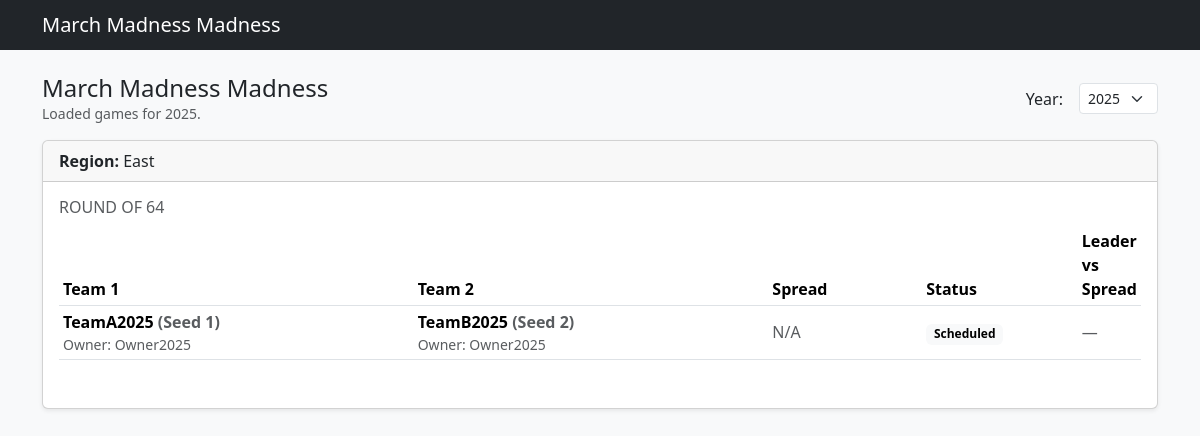
The page / on the database its author committed.
### models.py (models this page shows, shortened)
class Game(db.Model):
    id = db.Column(db.Integer, primary_key=True)
    year = db.Column(db.Integer, nullable=False,
                     index=True, default=current_year)
    round = db.Column(db.String(20), nullable=False)
    region = db.Column(db.String(50), nullable=True)
    team1_id = db.Column(db.Integer, db.ForeignKey("team.id"))
    team2_id = db.Column(db.Integer, db.ForeignKey("team.id"))
    team1_owner_id = db.Column(
        db.Integer, db.ForeignKey("participant.id"), nullable=True)
    team2_owner_id = db.Column(
        db.Integer, db.ForeignKey("participant.id"), nullable=True)
    spread = db.Column(db.Float, nullable=True)
    spread_favorite_team_id = db.Column(
        db.Integer, db.ForeignKey("team.id"), nullable=True)
    team1_score = db.Column(db.Integer, nullable=True)
    team2_score = db.Column(db.Integer, nullable=True)
    winner_id = db.Column(db.Integer, db.ForeignKey("team.id"), nullable=True)
    status = db.Column(db.String(20), default="Scheduled", nullable=False)
    game_time = db.Column(db.DateTime, nullable=True)
    next_game_id = db.Column(
        db.Integer, db.ForeignKey("game.id"), nullable=True)
    next_game_slot = db.Column(db.Integer, nullable=True)  # 1 or 2
    team1 = db.relationship("Team", foreign_keys=[team1_id], lazy="joined")
    team2 = db.relationship("Team", foreign_keys=[team2_id], lazy="joined")
    team1_owner = db.relationship("Participant", foreign_keys=[
                                  team1_owner_id], lazy="joined")
    team2_owner = db.relationship("Participant", foreign_keys=[
                                  team2_owner_id], lazy="joined")
    spread_favorite_team = db.relationship(
        "Team", foreign_keys=[spread_favorite_team_id], lazy="joined")
    winner = db.relationship("Team", foreign_keys=[winner_id], lazy="joined")
    next_game = db.relationship("Game", remote_side=[id], lazy="joined")
    def spread_label(self):
        if self.spread is None or not self.spread_favorite_team:
            return None
        return f"{self.spread_favorite_team.name} -{self.spread:g}"
    def score_label(self):
        if self.team1_score is None or self.team2_score is None:
            return None
        return f"{self.team1_score}–{self.team2_score}"

class Team(db.Model):
    id = db.Column(db.Integer, primary_key=True)
    name = db.Column(db.String(100), nullable=False, unique=False)
    seed = db.Column(db.Integer, nullable=True)
    region = db.Column(db.String(50), nullable=True)
    year = db.Column(db.Integer, nullable=False,
                     index=True, default=current_year)
    initial_owner_id = db.Column(
        db.Integer, db.ForeignKey("participant.id"), nullable=True)
    current_owner_id = db.Column(
        db.Integer, db.ForeignKey("participant.id"), nullable=True)
    initial_owner = db.relationship("Participant", foreign_keys=[
                                    initial_owner_id], lazy="joined")
    current_owner = db.relationship("Participant", foreign_keys=[
                                    current_owner_id], lazy="joined")

class Participant(db.Model):
    id = db.Column(db.Integer, primary_key=True)
    name = db.Column(db.String(100), nullable=False, unique=True)
    email = db.Column(db.String(120), nullable=True)

### app.py (the view)
    @app.route("/")
    def home():
        years = [y for (y,) in db.session.query(
            Game.year).distinct().order_by(Game.year.asc()).all()]
        if years:
            default_year = years[-1]  # latest
        else:
            default_year = datetime.now(timezone.utc).year
        try:
            selected_year = int(request.args.get("year", default_year))
        except ValueError:
            selected_year = default_year
        games = (
            Game.query
            .filter(Game.year == selected_year)
            .order_by(Game.region.asc(), Game.round.asc(), Game.id.asc())
            .all()
        )
        for g in games:
            try:
                g._live_owner_leader = live_owner_leader_vs_spread(
                    g)  # type: ignore[attr-defined]
            except Exception:
                g._live_owner_leader = None  # type: ignore[attr-defined]
        grouped: Dict[str, Dict[str, list[Game]]] = {}
        for g in games:
            region_key = g.region or "Unknown"
            round_key = g.round
            grouped.setdefault(region_key, {}).setdefault(
                round_key, []).append(g)
        return render_template(
            "index.html",
            message=f"Loaded games for {selected_year}.",
            grouped=grouped,
            years=years,
            selected_year=selected_year,
        )

### bracket_logic.py (called while the page is built, shortened)
def live_owner_leader_vs_spread(game: Game) -> Optional[Participant]:
    if game.status != "In Progress":
        return None

### templates/index.html (shortened to what this page needs)
<!DOCTYPE html>
<html lang="en">
  <head>
    <link
      href="https://cdn.jsdelivr.net/npm/bootstrap@5.3.3/dist/css/bootstrap.min.css"
      rel="stylesheet"
    />
    <link
      rel="stylesheet"
      href="{{ url_for('static', filename='style.css') }}"
    />
  </head>
  <body class="bg-light">
    <nav class="navbar navbar-dark bg-dark">
      <div class="container">
        <span class="navbar-brand mb-0 h1">March Madness Madness</span>
      </div>
    </nav>
    <main class="container py-4">
      <div class="d-flex align-items-center justify-content-between mb-3">
        <div>
          <h1 class="h4 mb-0">March Madness Madness</h1>
          {% if message %}<div class="text-muted small">{{ message }}</div>{% endif %}
        </div>
        <form method="get" class="d-flex align-items-center gap-2">
          <label for="year" class="form-label mb-0 me-2">Year:</label>
          <select id="year" name="year" class="form-select form-select-sm" onchange="this.form.submit()">
            {% if years %}
              {% for y in years %}
                <option value="{{ y }}" {% if y == selected_year %}selected{% endif %}>{{ y }}</option>
              {% endfor %}
            {% else %}
              <option value="{{ selected_year }}" selected>{{ selected_year }}</option>
            {% endif %}
          </select>
        </form>
      </div>
      {% if grouped %}
      {% for region, rounds in grouped.items() %}
      <div class="card mb-4 shadow-sm">
        <div class="card-header"><strong>Region:</strong> {{ region }}</div>
        <div class="card-body">
          {% for round_label, games in rounds.items() %}
          <h2 class="h6 text-uppercase text-muted">
            Round of {{ round_label }}
          </h2>
          <div class="table-responsive mb-3">
            <table class="table table-sm align-middle">
              <thead>
                <tr>
                  <th style="width: 35%">Team 1</th>
                  <th style="width: 35%">Team 2</th>
                  <th style="width: 15%">Spread</th>
                  <th style="width: 15%">Status</th>
                  <th style="width: 20%">Leader vs Spread</th>
                </tr>
              </thead>
              <tbody>
                {% for g in games %}
                <tr>
                  <td>
                    <div class="fw-semibold">
                      {{ g.team1.name }}
                      <span class="text-muted">(Seed {{ g.team1.seed }})</span>
                    </div>
                    <div class="text-muted small">
                      Owner: {{ g.team1_owner.name if g.team1_owner else "—" }}
                    </div>
                  </td>
                  <td>
                    <div class="fw-semibold">
                      {{ g.team2.name }}
                      <span class="text-muted">(Seed {{ g.team2.seed }})</span>
                    </div>
                    <div class="text-muted small">
                      Owner: {{ g.team2_owner.name if g.team2_owner else "—" }}
                    </div>
                  </td>
                  <td>
                    {% if g.spread_label() %}
                    <span class="badge text-bg-info">{{ g.spread_label() }}</span>
                    {% else %}
                    <span class="text-muted">N/A</span>
                    {% endif %}
                  </td>
                  <td>
                    <span class="badge text-bg-light">{{ g.status }}</span>
                  </td>
                  <td>
                    {% if g.status == "In Progress" and g._live_owner_leader %}
                    <span class="badge text-bg-success">
                      {{ g._live_owner_leader.name }}
                    </span>
                    {% elif g.status == "In Progress" %}
                    <span class="text-muted">Calculating…</span>
                    {% else %}
                    <span class="text-muted">—</span>
                    {% endif %}
                  </td>
                </tr>
                {% endfor %}
              </tbody>
            </table>
          </div>
          {% endfor %}
        </div>
      </div>
      {% endfor %}
      {% else %}
      <div class="alert alert-warning">
        No games found. Did you run <code>python seed_data.py</code>?
      </div>
      {% endif %}
    </main>
  </body>
</html>

### rows shown on the page
Game: region "East", round "64", team1.name "TeamA2025", team1.seed "1", team1_owner "Owner2025", team2.name "TeamB2025", team2.seed "2", team2_owner "Owner2025", shows "N/A", status "Scheduled"

### other values the page prints
{{ message }} "Loaded games for 2025."
form field year "2025"
